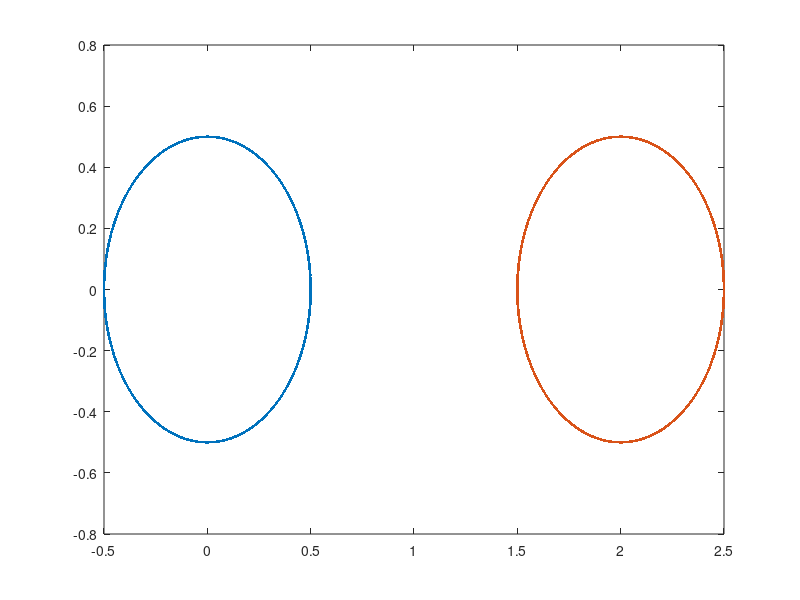

Write MATLAB code to recreate this figure. (Note: this script raises an error after producing the figure.)
%
%  Test Laplace particle target FMMs in R^2
%
clear all;close all;
nsource = 5000
ntarget = nsource*2

source = zeros(2,nsource);

  theta=rand(1,nsource)*pi;
  phi=rand(1,nsource)*2*pi;
  source(1,:)=.5*cos(phi);
  source(2,:)=.5*sin(phi);

target = zeros(2,ntarget);

  theta=rand(1,ntarget)*pi;
  phi=rand(1,ntarget)*2*pi;
  target(1,:)=.5*cos(phi) + 2;
  target(2,:)=.5*sin(phi);

figure(1)
plot(source(1,:),source(2,:),'.');hold on;
plot(target(1,:),target(2,:),'.');hold off;

%
%  Timings
%

ifdipole=1;
dipstr = ones(1,nsource)+1i*zeros(1,nsource);


ifdipole
ifpot = 1;
ifgrad = 0;
ifhess = 0;
ifpottarg = 1;
ifgradtarg = 0;
ifhesstarg = 0;


'Laplace particle target FMM in R^2'

tic
iprec=4
[U]=zfmm2dpart(iprec,nsource,source,dipstr,ifpot,ifgrad,ifhess,ntarget,target,ifpottarg,ifgradtarg,ifhesstarg);
total_time=toc
speed=(nsource+ntarget)/total_time


'Laplace particle direct evaluation in R^2'

tic
[F]=z2dpartdirect(nsource,source,dipstr,ifpot,ifgrad,ifhess,ntarget,target,ifpottarg,ifgradtarg,ifhesstarg);
total_time=toc
speed=(nsource+ntarget)/total_time



% if( ifpot ),
% rms_error_pot = norm((U.pot - F.pot),2)/sqrt(nsource)
% end
% 
% if( ifpot ),
% re_rms_error_pot = norm(real(U.pot - F.pot),2)/sqrt(nsource)
% end
% 
% if( ifgrad ),
% rms_error_grad = norm((U.grad - F.grad),2)/sqrt(nsource)
% end
% 
% if( ifhess ),
% rms_error_hess = norm((U.hess - F.hess),2)/sqrt(nsource)
% end
% 
% 
% 
% if( ifpottarg ),
% rms_error_pottarg = norm((U.pottarg - F.pottarg),2)/sqrt(nsource)
% end
% 
% if( ifpottarg ),
% re_rms_error_pottarg = norm(real(U.pottarg - F.pottarg),2)/sqrt(nsource)
% end
% 
% if( ifgradtarg ),
% rms_error_gradtarg = norm((U.gradtarg - F.gradtarg),2)/sqrt(nsource)
% end
% 
% if( ifhesstarg ),
% rms_error_hesstarg = norm((U.hesstarg - F.hesstarg),2)/sqrt(nsource)
% end

    

if( ifpot ),
rel_error_pot = norm((U.pot - F.pot),2)/norm((F.pot),2)
end

if( ifpot ),
re_rel_error_pot = norm(real(U.pot - F.pot),2)/norm(real(F.pot),2)
end

if( ifgrad ),
rel_error_grad = norm((U.grad - F.grad),2)/norm((F.grad),2)
end

if( ifhess ),
rel_error_hess = norm((U.hess - F.hess),2)/norm((F.hess),2)
end



if( ifpottarg ),
rel_error_pottarg = norm((U.pottarg - F.pottarg),2)/norm((F.pottarg),2)
end

if( ifpottarg ),
re_rel_error_pottarg = norm(real(U.pottarg - F.pottarg),2)/norm(real(F.pottarg),2)
end

if( ifgradtarg ),
rel_error_gradtarg = norm((U.gradtarg - F.gradtarg),2)/norm((F.gradtarg),2)
end

if( ifhesstarg ),
rel_error_hesstarg = norm((U.hesstarg - F.hesstarg),2)/norm((F.hesstarg),2)
end


